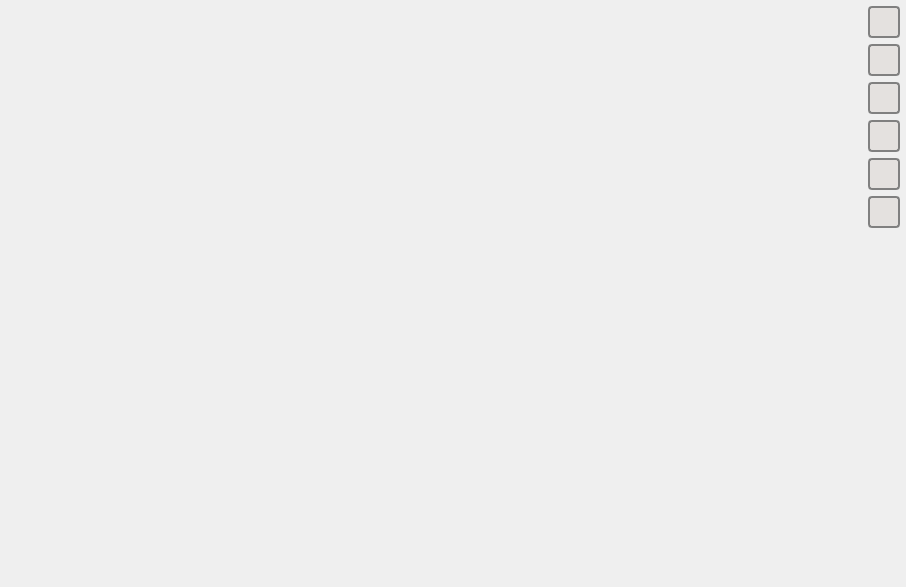
<?xml version="1.0" encoding="UTF-8"?>
<ui version="4.0">
 <class>video_widget</class>
 <widget class="QWidget" name="video_widget">
  <property name="geometry">
   <rect>
    <x>0</x>
    <y>0</y>
    <width>906</width>
    <height>587</height>
   </rect>
  </property>
  <property name="minimumSize">
   <size>
    <width>0</width>
    <height>240</height>
   </size>
  </property>
  <property name="mouseTracking">
   <bool>true</bool>
  </property>
  <property name="windowTitle">
   <string>Blink Video</string>
  </property>
  <property name="windowIcon">
   <iconset>
    <normaloff>icons/blink.png</normaloff>icons/blink.png</iconset>
  </property>
  <layout class="QGridLayout" name="video_widget_layout">
   <property name="margin">
    <number>6</number>
   </property>
   <item row="6" column="1">
    <spacer name="spacer_buttons">
     <property name="orientation">
      <enum>Qt::Vertical</enum>
     </property>
     <property name="sizeHint" stdset="0">
      <size>
       <width>20</width>
       <height>40</height>
      </size>
     </property>
    </spacer>
   </item>
   <item row="0" column="1">
    <widget class="VideoToolButton" name="fullscreen_button">
     <property name="minimumSize">
      <size>
       <width>32</width>
       <height>32</height>
      </size>
     </property>
     <property name="maximumSize">
      <size>
       <width>32</width>
       <height>32</height>
      </size>
     </property>
     <property name="styleSheet">
      <string notr="true">QToolButton {
	background: #e4e1df;
	border: 2px solid #808080;
	border-radius: 4px;
	margin: 0px;
	padding: 1px;
}

QToolButton:hover {
	border: 2px solid #007fff;
}

QToolButton:pressed {
	border: 2px solid #007fff;
	background: qradialgradient(cx: 0.5, cy: 0.5, radius: 1, fx:0.5, fy:0.5, stop:0.2 #e4e1df, stop:1 #404040);
	background-origin: border;
}
</string>
     </property>
     <property name="text">
      <string/>
     </property>
     <property name="icon">
      <iconset>
       <normaloff>icons/fullscreen.svg</normaloff>
       <normalon>icons/fullscreen-exit.svg</normalon>
       <disabledon>icons/fullscreen-exit.svg</disabledon>
       <activeon>icons/fullscreen-exit.svg</activeon>
       <selectedon>icons/fullscreen-exit.svg</selectedon>icons/fullscreen.svg</iconset>
     </property>
     <property name="iconSize">
      <size>
       <width>24</width>
       <height>24</height>
      </size>
     </property>
     <property name="checkable">
      <bool>true</bool>
     </property>
     <property name="active" stdset="0">
      <bool>false</bool>
     </property>
    </widget>
   </item>
   <item row="1" column="1">
    <widget class="VideoToolButton" name="detach_button">
     <property name="minimumSize">
      <size>
       <width>32</width>
       <height>32</height>
      </size>
     </property>
     <property name="maximumSize">
      <size>
       <width>32</width>
       <height>32</height>
      </size>
     </property>
     <property name="styleSheet">
      <string notr="true">QToolButton {
	background: #e4e1df;
	border: 2px solid #808080;
	border-radius: 4px;
	margin: 0px;
	padding: 1px;
}

QToolButton:hover {
	border: 2px solid #007fff;
}

QToolButton:pressed {
	border: 2px solid #007fff;
	background: qradialgradient(cx: 0.5, cy: 0.5, radius: 1, fx:0.5, fy:0.5, stop:0.2 #e4e1df, stop:1 #404040);
	background-origin: border;
}
</string>
     </property>
     <property name="text">
      <string/>
     </property>
     <property name="icon">
      <iconset>
       <normaloff>icons/detach.svg</normaloff>
       <normalon>icons/attach.svg</normalon>
       <disabledon>icons/attach.svg</disabledon>
       <activeon>icons/attach.svg</activeon>
       <selectedon>icons/attach.svg</selectedon>icons/detach.svg</iconset>
     </property>
     <property name="iconSize">
      <size>
       <width>24</width>
       <height>24</height>
      </size>
     </property>
     <property name="checkable">
      <bool>true</bool>
     </property>
     <property name="autoRaise">
      <bool>true</bool>
     </property>
     <property name="active" stdset="0">
      <bool>false</bool>
     </property>
    </widget>
   </item>
   <item row="4" column="1">
    <widget class="VideoToolButton" name="hold_button">
     <property name="minimumSize">
      <size>
       <width>32</width>
       <height>32</height>
      </size>
     </property>
     <property name="maximumSize">
      <size>
       <width>32</width>
       <height>32</height>
      </size>
     </property>
     <property name="styleSheet">
      <string notr="true">QToolButton {
	background: #e4e1df;
	border: 2px solid #808080;
	border-radius: 4px;
	margin: 0px;
	padding: 1px;
}

QToolButton:hover {
	border: 2px solid #007fff;
}

QToolButton:pressed {
	border: 2px solid #007fff;
	background: qradialgradient(cx: 0.5, cy: 0.5, radius: 1, fx:0.5, fy:0.5, stop:0.2 #e4e1df, stop:1 #404040);
	background-origin: border;
}
</string>
     </property>
     <property name="text">
      <string/>
     </property>
     <property name="icon">
      <iconset>
       <normaloff>icons/pause.svg</normaloff>
       <normalon>icons/paused.svg</normalon>
       <disabledon>icons/paused.svg</disabledon>
       <activeon>icons/paused.svg</activeon>
       <selectedon>icons/paused.svg</selectedon>icons/pause.svg</iconset>
     </property>
     <property name="iconSize">
      <size>
       <width>24</width>
       <height>24</height>
      </size>
     </property>
     <property name="checkable">
      <bool>true</bool>
     </property>
     <property name="active" stdset="0">
      <bool>false</bool>
     </property>
    </widget>
   </item>
   <item row="3" column="1">
    <widget class="VideoToolButton" name="mute_button">
     <property name="minimumSize">
      <size>
       <width>32</width>
       <height>32</height>
      </size>
     </property>
     <property name="maximumSize">
      <size>
       <width>32</width>
       <height>32</height>
      </size>
     </property>
     <property name="styleSheet">
      <string notr="true">QToolButton {
	background: #e4e1df;
	border: 2px solid #808080;
	border-radius: 4px;
	margin: 0px;
	padding: 1px;
}

QToolButton:hover {
	border: 2px solid #007fff;
}

QToolButton:pressed {
	border: 2px solid #007fff;
	background: qradialgradient(cx: 0.5, cy: 0.5, radius: 1, fx:0.5, fy:0.5, stop:0.2 #e4e1df, stop:1 #404040);
	background-origin: border;
}
</string>
     </property>
     <property name="text">
      <string/>
     </property>
     <property name="icon">
      <iconset>
       <normaloff>icons/mic-on.svg</normaloff>
       <normalon>icons/mic-off.svg</normalon>
       <disabledon>icons/mic-off.svg</disabledon>
       <activeon>icons/mic-off.svg</activeon>
       <selectedon>icons/mic-off.svg</selectedon>icons/mic-on.svg</iconset>
     </property>
     <property name="iconSize">
      <size>
       <width>24</width>
       <height>24</height>
      </size>
     </property>
     <property name="checkable">
      <bool>true</bool>
     </property>
     <property name="active" stdset="0">
      <bool>false</bool>
     </property>
    </widget>
   </item>
   <item row="2" column="1">
    <widget class="VideoToolButton" name="screenshot_button">
     <property name="minimumSize">
      <size>
       <width>32</width>
       <height>32</height>
      </size>
     </property>
     <property name="maximumSize">
      <size>
       <width>32</width>
       <height>32</height>
      </size>
     </property>
     <property name="contextMenuPolicy">
      <enum>Qt::CustomContextMenu</enum>
     </property>
     <property name="styleSheet">
      <string notr="true">QToolButton {
	background: #e4e1df;
	border: 2px solid #808080;
	border-radius: 4px;
	margin: 0px;
	padding: 1px;
}

QToolButton:hover {
	border: 2px solid #007fff;
}

QToolButton:pressed {
	border: 2px solid #007fff;
	background: qradialgradient(cx: 0.5, cy: 0.5, radius: 1, fx:0.5, fy:0.5, stop:0.2 #e4e1df, stop:1 #404040);
	background-origin: border;
}
</string>
     </property>
     <property name="text">
      <string/>
     </property>
     <property name="icon">
      <iconset>
       <normaloff>icons/screenshot.svg</normaloff>icons/screenshot.svg</iconset>
     </property>
     <property name="iconSize">
      <size>
       <width>24</width>
       <height>24</height>
      </size>
     </property>
     <property name="active" stdset="0">
      <bool>false</bool>
     </property>
    </widget>
   </item>
   <item row="5" column="1">
    <widget class="VideoToolButton" name="close_button">
     <property name="minimumSize">
      <size>
       <width>32</width>
       <height>32</height>
      </size>
     </property>
     <property name="maximumSize">
      <size>
       <width>32</width>
       <height>32</height>
      </size>
     </property>
     <property name="styleSheet">
      <string notr="true">QToolButton {
	background: #e4e1df;
	border: 2px solid #808080;
	border-radius: 4px;
	margin: 0px;
	padding: 1px;
}

QToolButton:hover {
	border: 2px solid #007fff;
}

QToolButton:pressed {
	border: 2px solid #007fff;
	background: qradialgradient(cx: 0.5, cy: 0.5, radius: 1, fx:0.5, fy:0.5, stop:0.2 #e4e1df, stop:1 #404040);
	background-origin: border;
}
</string>
     </property>
     <property name="text">
      <string/>
     </property>
     <property name="icon">
      <iconset>
       <normaloff>icons/close.svg</normaloff>
       <activeoff>icons/close-active.svg</activeoff>icons/close.svg</iconset>
     </property>
     <property name="iconSize">
      <size>
       <width>24</width>
       <height>24</height>
      </size>
     </property>
     <property name="autoRaise">
      <bool>true</bool>
     </property>
     <property name="active" stdset="0">
      <bool>false</bool>
     </property>
    </widget>
   </item>
   <item row="0" column="0">
    <spacer name="spacer_top">
     <property name="orientation">
      <enum>Qt::Horizontal</enum>
     </property>
     <property name="sizeHint" stdset="0">
      <size>
       <width>40</width>
       <height>20</height>
      </size>
     </property>
    </spacer>
   </item>
  </layout>
 </widget>
 <customwidgets>
  <customwidget>
   <class>VideoToolButton</class>
   <extends>QToolButton</extends>
   <header>blink.chatwindow</header>
  </customwidget>
 </customwidgets>
 <resources/>
 <connections/>
</ui>
